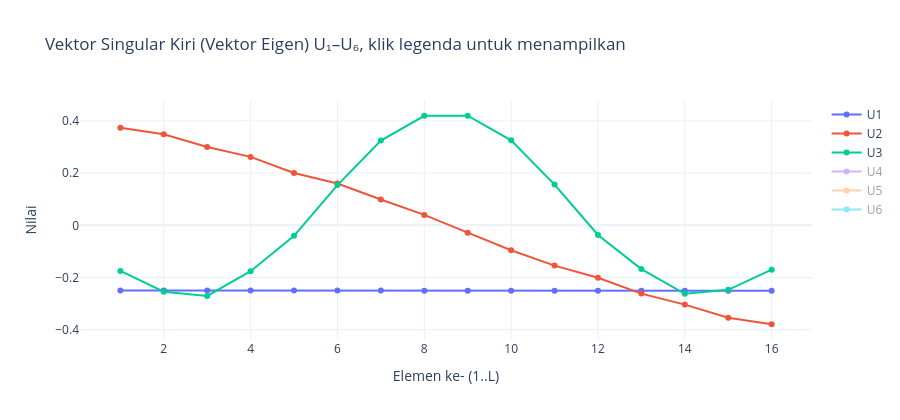

Notebook code cell kept with this figure:
### Code cell
fig = go.Figure()
for i in range(min(6, L)):
    fig.add_scatter(x=np.arange(1, L + 1), y=U[:, i], mode='lines+markers', name=f'U{i + 1}',
                    visible=True if i < 3 else 'legendonly',
                    hovertemplate=f'U{i + 1}' + '<br>elemen %{x}: %{y:.4f}<extra></extra>')
fig.update_layout(title='Vektor Singular Kiri (Vektor Eigen) U₁–U₆, klik legenda untuk menampilkan',
                  xaxis_title='Elemen ke- (1..L)', yaxis_title='Nilai', height=420)
fig.show()

### Figure 1 — Plotly figure (JSON) as saved in the notebook; plotly's stock layout.template omitted (floating-point values rounded to 4 significant figures)
{"data": [{"hovertemplate": "U1<br>elemen %{x}: %{y:.4f}<extra></extra>", "mode": "lines+markers", "name": "U1", "type": "scatter", "visible": true, "x": [1, 2, 3, 4, 5, 6, 7, 8, 9, 10, 11, 12, 13, 14, 15, 16], "y": [-0.2491, -0.2493, -0.2494, -0.2495, -0.2496, -0.2498, -0.2499, -0.25, -0.2501, -0.2502, -0.2503, -0.2504, -0.2505, -0.2506, -0.2507, -0.2507]}, {"hovertemplate": "U2<br>elemen %{x}: %{y:.4f}<extra></extra>", "mode": "lines+markers", "name": "U2", "type": "scatter", "visible": true, "x": [1, 2, 3, 4, 5, 6, 7, 8, 9, 10, 11, 12, 13, 14, 15, 16], "y": [0.3736, 0.3484, 0.3002, 0.262, 0.2006, 0.1603, 0.09864, 0.03981, -0.02803, -0.09524, -0.1543, -0.2006, -0.2614, -0.3036, -0.3538, -0.3788]}, {"hovertemplate": "U3<br>elemen %{x}: %{y:.4f}<extra></extra>", "mode": "lines+markers", "name": "U3", "type": "scatter", "visible": true, "x": [1, 2, 3, 4, 5, 6, 7, 8, 9, 10, 11, 12, 13, 14, 15, 16], "y": [-0.1747, -0.2543, -0.2706, -0.1757, -0.04037, 0.1541, 0.3244, 0.4191, 0.4195, 0.3255, 0.1559, -0.03683, -0.1677, -0.2623, -0.247, -0.17]}, {"hovertemplate": "U4<br>elemen %{x}: %{y:.4f}<extra></extra>", "mode": "lines+markers", "name": "U4", "type": "scatter", "visible": "legendonly", "x": [1, 2, 3, 4, 5, 6, 7, 8, 9, 10, 11, 12, 13, 14, 15, 16], "y": [0.3258, 0.2206, -0.004209, -0.1798, -0.3501, -0.3424, -0.2489, -0.09796, 0.09358, 0.2513, 0.3493, 0.3436, 0.1803, 0.00941, -0.2216, -0.3283]}, {"hovertemplate": "U5<br>elemen %{x}: %{y:.4f}<extra></extra>", "mode": "lines+markers", "name": "U5", "type": "scatter", "visible": "legendonly", "x": [1, 2, 3, 4, 5, 6, 7, 8, 9, 10, 11, 12, 13, 14, 15, 16], "y": [-0.4919, 0.05953, 0.0687, 0.427, -0.0136, -0.196, 0.04816, 0.0698, 0.1776, -0.0476, -0.1484, -0.05226, 0.4391, 0.1209, 0.04257, -0.5038]}, {"hovertemplate": "U6<br>elemen %{x}: %{y:.4f}<extra></extra>", "mode": "lines+markers", "name": "U6", "type": "scatter", "visible": "legendonly", "x": [1, 2, 3, 4, 5, 6, 7, 8, 9, 10, 11, 12, 13, 14, 15, 16], "y": [-0.2061, 0.529, -0.3173, -0.0718, -0.03675, 0.1235, 0.1457, -0.1278, -0.1052, -0.09782, 0.1953, 0.09996, 0.003329, -0.5032, 0.4371, -0.06786]}], "layout": {"height": 420, "title": {"text": "Vektor Singular Kiri (Vektor Eigen) U₁–U₆, klik legenda untuk menampilkan"}, "xaxis": {"title": {"text": "Elemen ke- (1..L)"}}, "yaxis": {"title": {"text": "Nilai"}}}}
